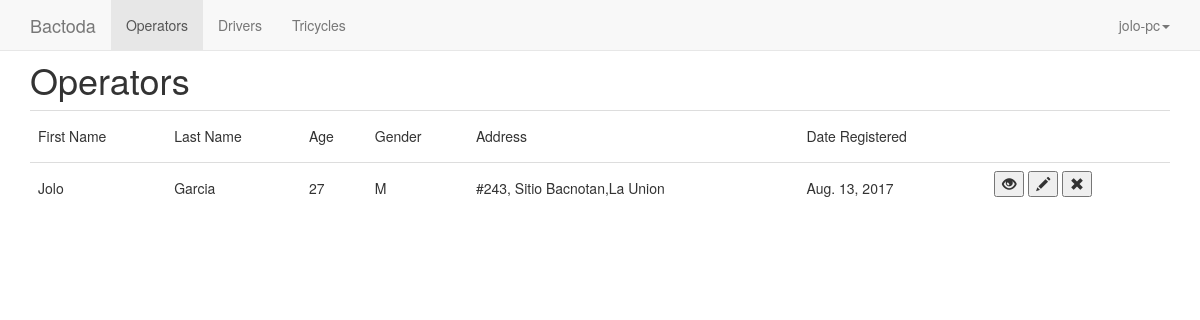
Page /home/ (signed in) on the committed database.
### tricycle/models.py (models this page shows, shortened)
class Operator(models.Model):
    first_name = models.CharField(max_length=250)
    last_name = models.CharField(max_length=100)
    age = models.IntegerField()
    gender = models.CharField(max_length=1)
    address = models.CharField(max_length = 300)
    date_registered = models.DateField()
    contact_number = models.CharField(max_length = 15)
    image = models.FileField()

### tricycle/views.py (the view)
class OperatorIndexView(LoginRequiredMixin,generic.ListView):
    login_url = '/admin/login/'
    template_name = 'tricycle/operator/index.html'
    def get_queryset(self):
        return Operator.objects.all()
    def dispatch(self, request, *args, **kwargs):
        return super(OperatorIndexView, self).dispatch(request, *args, **kwargs)

### tricycle/templates/tricycle/operator/index.html (shortened to what this page needs)
{% extends "tricycle/header.html" %}
{%block li1%}active{%endblock%}
{% block content %}
<h1>Operators</h1>
<table class = "table table-hover">
		<tr>
		<td><h5>First Name</h5></td>
		<td><h5>Last Name</h5></td>
		<td><h5>Age</h5></td>
		<td><h5>Gender</h5></td>
		<td><h5>Address</h5></td>
		<td><h5>Date Registered</h5></td>
		<td></td>
		</tr>
	{% for operator in object_list %}
	<tr>
		<td><h5>{{operator.first_name}}</h5></td>
		<td><h5>{{operator.last_name}}</h5></td>
		<td><h5>{{operator.age}}</h5></td>
		<td><h5>{{operator.gender}}</h5></td>
		<td><h5>{{operator.address}}</h5></td>
		<td><h5>{{operator.date_registered}}</h5></td>
		<td>
			<div class="form-inline">
				<form action="{%url 'tricycle:details' operator.id%}" class="form-group form-inline">
					<button><span class="glyphicon glyphicon-eye-open"></span></button>
				</form>
				<form action="{%url 'tricycle:edit' operator.id%}" class="form-group form-inline">
					<button><span class="glyphicon glyphicon-pencil"></span></button>
				</form>
				<form action="{% url 'tricycle:delete' operator.id%}" method="post"class="form-group form-inline">
					<button><span class="glyphicon glyphicon-remove"></span></button>
				</form>
		    </div>
		</td>
	</tr>
	{% endfor %}
</table>
{% endblock%}

### tricycle/templates/tricycle/header.html (shortened to what this page needs)
<!DOCTYPE html>
<html lang="en">
  <head>
	{% load staticfiles %}
    <link href="{% static 'tricycle/css/bootstrap.min.css'%}" rel="stylesheet">
  </head>
  <body>
	    <nav class="navbar navbar-default navbar-fixed-top">
      <div class="container">
        <div class="navbar-header">
          <a class="navbar-brand" href="{% url 'tricycle:index' %}">Bactoda</a>
        </div>
        <div id="navbar" class="navbar-collapse collapse">
          <ul class="nav navbar-nav">
            <li class="{%block li1%}{%endblock%}" ><a href="{% url 'tricycle:index' %}">Operators</a></li>
            <li class="{%block li2%}{%endblock%}"><a href="{%url 'tricycle:driver-index'%}">Drivers</a></li>
            <li class="{%block li3%}{%endblock%}"><a href="{%url 'tricycle:tricycle-index'%}">Tricycles</a></li>
          </ul>
          <ul class="nav navbar-nav navbar-right">
           <li class="dropdown">
              <a href="" class="dropdown-toggle" data-toggle="dropdown" role="button" aria-haspopup="true" aria-expanded="false">{{ user.get_username }}<span class="caret"></span></a>
            </li>
          </ul>
        </div>
      </div>
    </nav>
	<br><br>
<div class = "container">
	{% block content%}
	{% endblock %}
</div>
  </body>
</html>

### rows in the picture
Operator: first_name "Jolo", last_name "Garcia", age "27", gender "M", address "#243, Sitio Bacnotan,La Union", date_registered "Aug. 13, 2017"

### other values in the picture
{{ user.get_username }} "jolo-pc"
